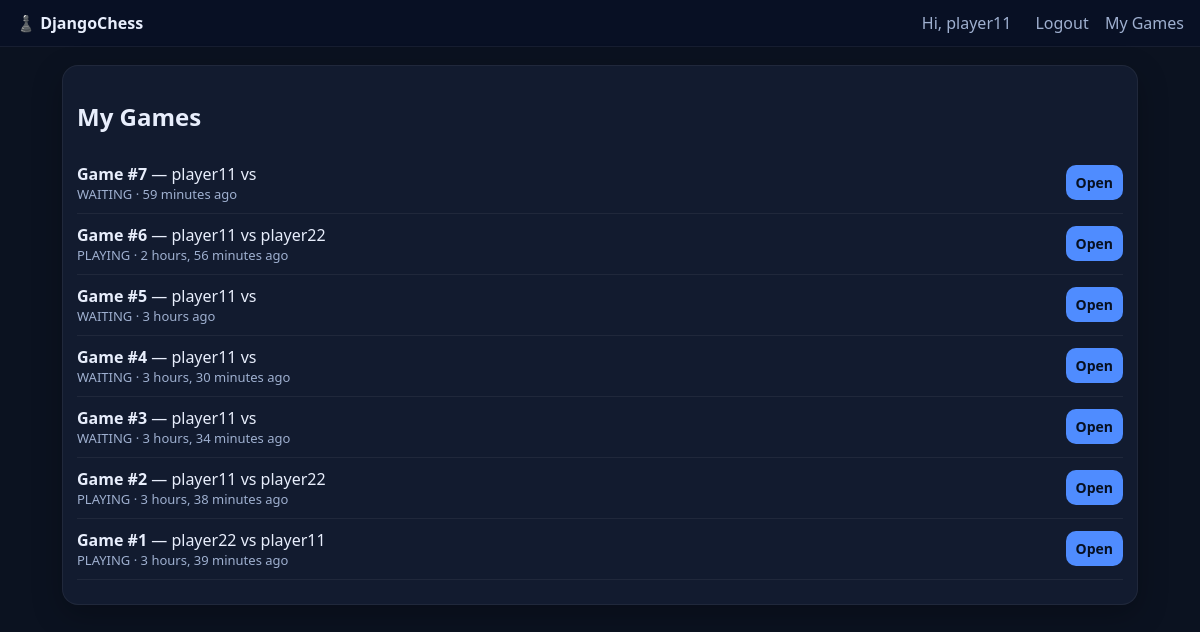
Page /chess/history/ (signed in) on the committed database.
### chessapp/models.py (models this page shows, shortened)
class Game(models.Model):
    STATUS_CHOICES = [
        ("WAITING", "Waiting"),
        ("PLAYING", "Playing"),
        ("FINISHED", "Finished"),
    ]
    created_at = models.DateTimeField(auto_now_add=True)
    status = models.CharField(max_length=10, choices=STATUS_CHOICES, default="WAITING")
    white = models.ForeignKey(
        User,
        related_name="white_games",
        null=True,
        blank=True,
        on_delete=models.SET_NULL
    )
    black = models.ForeignKey(
        User,
        related_name="black_games",
        null=True,
        blank=True,
        on_delete=models.SET_NULL
    )
    fen = models.TextField(default="startpos")
    moves = models.TextField(default="", blank=True)  # UCI moves separated by spaces
    white_time = models.IntegerField(default=600)  # 10 minutes
    black_time = models.IntegerField(default=600)
    last_move_ts = models.DateTimeField(null=True, blank=True)
    result = models.CharField(max_length=64, blank=True, default="")
    draw_offered_by = models.ForeignKey(
        User,
        null=True,
        blank=True,
        related_name="draw_offers",
        on_delete=models.SET_NULL
    )

### chessapp/views.py (the view)
# urls.py: path("history/", my_games, name="my_games"),
@login_required
def my_games(request):
    games = Game.objects.filter(Q(white=request.user) | Q(black=request.user)).order_by("-created_at")[:50]
    return render(request, "chess/history.html", {"games": games})

### templates/chess/history.html (shortened to what this page needs)
{% extends "base.html" %}
{% load humanize %}
{% block content %}
<div class="card">
  <h2>My Games</h2>
  {% if games %}
    <ul class="list">
      {% for g in games %}
        <li>
          <div>
            <b>Game #{{ g.id }}</b> — {{ g.white.username }} vs {{ g.black.username }}
            <div class="muted small">
              {{ g.status }}{% if g.result %} · {{ g.result }}{% endif %} · {{ g.created_at|timesince }} ago
            </div>
          </div>
          <div>
            <a class="btn small" href="{% url 'game' g.id %}">Open</a>
          </div>
        </li>
      {% endfor %}
    </ul>
  {% else %}
    <p class="muted">No games yet.</p>
  {% endif %}
</div>
{% endblock %}

### templates/base.html (shortened to what this page needs)
{% load static %}
<!doctype html>
<html>
<head>
  <link rel="stylesheet" href="{% static 'css/app.css' %}">
  <link rel="stylesheet" href="{% static 'css/chess.css' %}">
</head>
<body>
  <header class="topbar">
    <div class="brand"><a href="/">♟️ DjangoChess</a></div>
    <nav>
      {% if user.is_authenticated %}
        <span class="user">Hi, {{ user.username }}</span>
        <a href="{% url 'logout' %}">Logout</a>
        <a href="{% url 'my_games' %}">My Games</a>
      {% else %}
        <a href="{% url 'login' %}">Login</a>
        <a href="{% url 'register' %}">Register</a>
      {% endif %}
    </nav>
  </header>
  <main class="container">
    {% block content %}{% endblock %}
  </main>
</body>
</html>

### static/css/app.css (style rules this page uses)
:root { --bg:#0b1220; --card:#121b2f; --text:#e8eefc; --muted:#9fb0d0; --accent:#4f8cff; --danger:#ff4f6d; }
* { box-sizing:border-box }
body { margin:0;background:var(--bg);color:var(--text);font-family:system-ui,-apple-system,Segoe UI,Roboto,Arial }
a { color:var(--text);text-decoration:none }
.container { max-width:1100px;margin:18px auto;padding:0 12px }
.topbar { display:flex;justify-content:space-between;align-items:center;padding:12px 16px;background:#081024;border-bottom:1px solid rgba(255,255,255,.06) }
.brand a { font-weight:800 }
.topbar nav a { margin-left:12px;color:var(--muted) }
.user { color:var(--muted);margin-right:8px }
.card { background:var(--card);border:1px solid rgba(255,255,255,.06);border-radius:16px;padding:14px;box-shadow:0 10px 30px rgba(0,0,0,.25) }
.btn { display:inline-block;background:var(--accent);color:#071021;border:none;border-radius:12px;padding:10px 12px;font-weight:700;cursor:pointer }
.btn.small { padding:8px 10px;border-radius:10px;font-size:14px }
.muted { color:var(--muted) }
.list { list-style:none;padding:0;margin:10px 0 }
.list li { display:flex;justify-content:space-between;align-items:center;padding:10px 0;border-bottom:1px solid rgba(255,255,255,.06) }
.small { font-size:13px }

### rows in the picture
Game: id "7", white.username "player11", status "WAITING", created_at "59 minutes"
Game: id "6", white.username "player11", black.username "player22", status "PLAYING", created_at "2 hours, 56 minutes"
Game: id "5", white.username "player11", status "WAITING", created_at "3 hours"
Game: id "4", white.username "player11", status "WAITING", created_at "3 hours, 30 minutes"
Game: id "3", white.username "player11", status "WAITING", created_at "3 hours, 34 minutes"
Game: id "2", white.username "player11", black.username "player22", status "PLAYING", created_at "3 hours, 38 minutes"
Game: id "1", white.username "player22", black.username "player11", status "PLAYING", created_at "3 hours, 39 minutes"

### other values in the picture
{{ user.username }} "player11"
